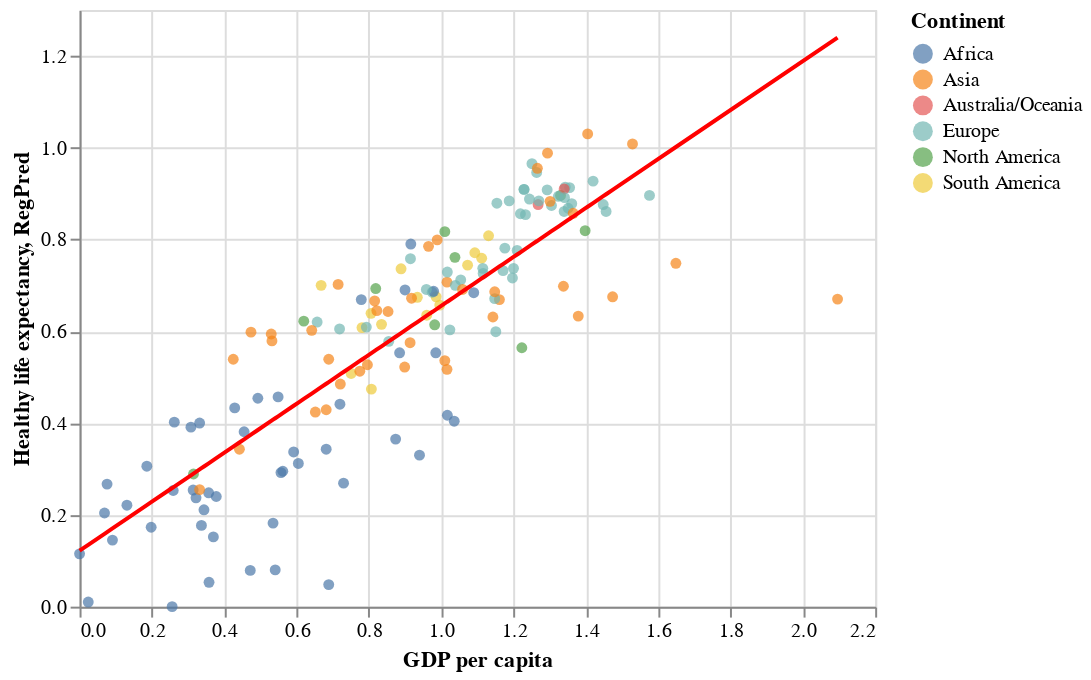

Notebook cell for this chart:
### Code cell
c4 = alt.Chart(df).mark_line(color="red").encode(
    x = "GDP per capita",
    y = "RegPred",
)
c3+c4

### Figure 1 — Vega-Lite specification as saved in the notebook (floating-point values rounded to 4 significant figures; data arrays with more than 128 entries replaced by an {"elided": "..."} marker saying what was removed)
{"config": {"view": {"continuousWidth": 400, "continuousHeight": 300}}, "layer": [{"mark": "circle", "encoding": {"color": {"field": "Continent", "type": "nominal"}, "tooltip": {"field": "Country or region", "type": "nominal"}, "x": {"field": "GDP per capita", "type": "quantitative"}, "y": {"field": "Healthy life expectancy", "type": "quantitative"}}}, {"mark": {"type": "line", "color": "red"}, "encoding": {"x": {"field": "GDP per capita", "type": "quantitative"}, "y": {"field": "RegPred", "type": "quantitative"}}}], "data": {"name": "data-9a179838a55ad9aaad6e62e4d629a554"}, "$schema": "https://vega.github.io/schema/vega-lite/v4.17.0.json", "datasets": {"data-9a179838a55ad9aaad6e62e4d629a554": {"elided": "156 records"}}}
